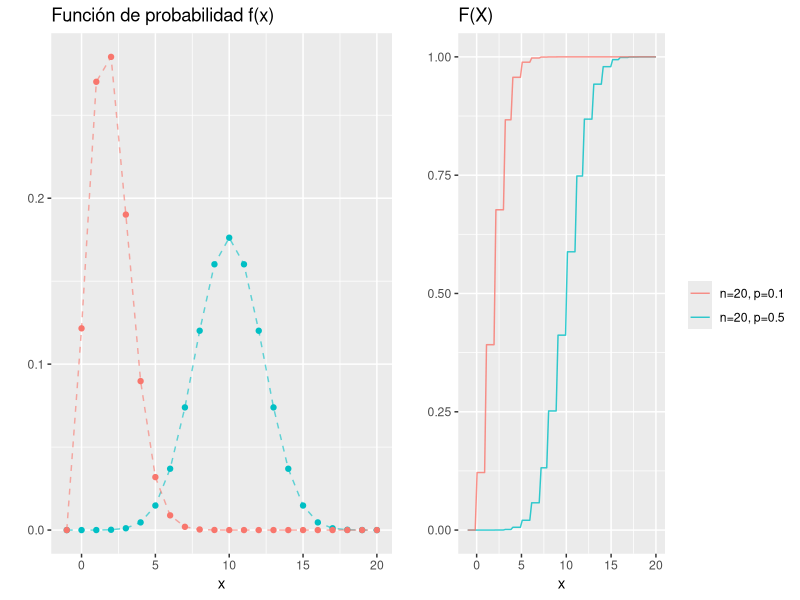
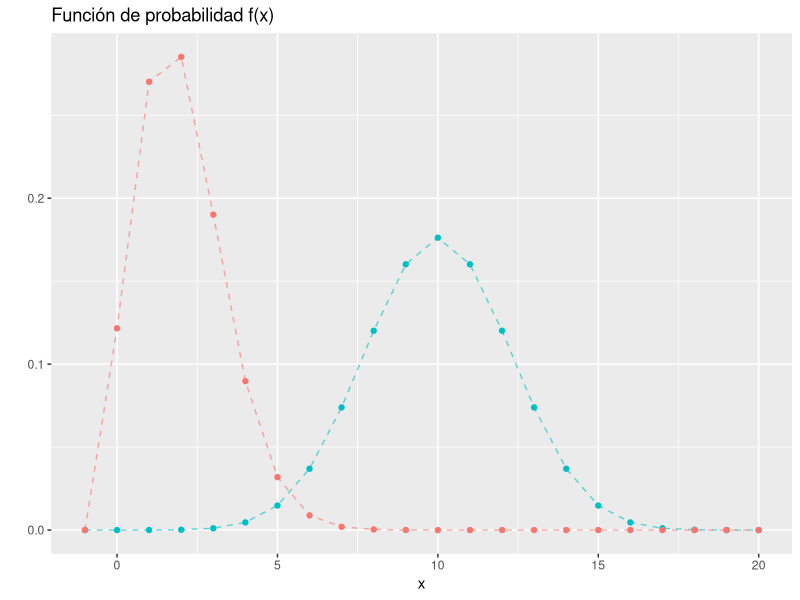
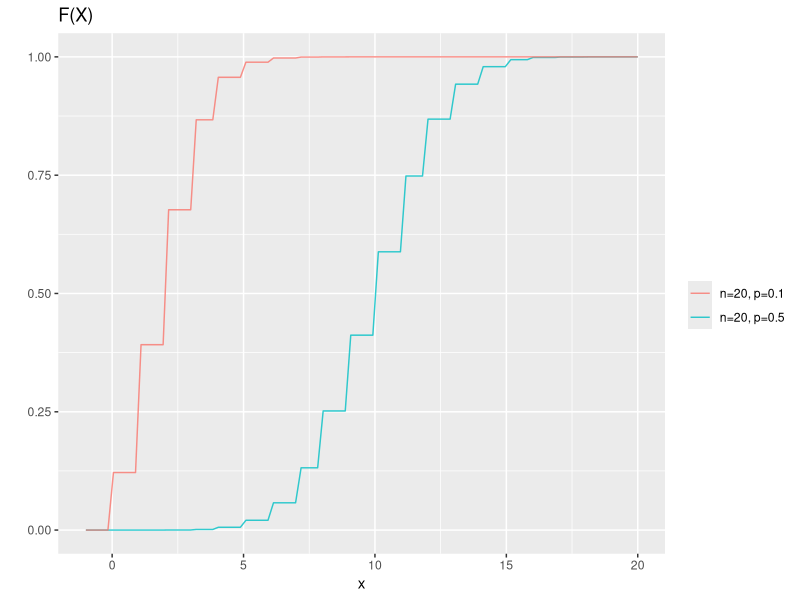

Recreate these plots in R, in order. (Note: this script raises an error after producing the figures.)
## ---- chunk 1

library(dplyr)
library(kableExtra)

mitabla <- data.frame(x=c(0,1), P=c("p","1-p"))
colnames(mitabla) <- c("x","f(x)")
kable(mitabla, "latex") %>% 
  kable_styling(full_width = F,latex_options = "HOLD_position")

## ---- chunk 2
library(gridExtra)
library(ggplot2)
densidades <- ggplot(data.frame(x = -1:20)) +
  geom_point(aes(x = x, y = dbinom(x, size = 20, prob = 0.5), color = "n=20;p=0.5"), 
      show.legend = FALSE) +
  geom_path(aes(x = x, y = dbinom(x, size = 20, prob = 0.5), color = "n=20;p=0.5"), 
      alpha = 0.6, linetype = "dashed", show.legend = FALSE) + 
  geom_point(aes(x = x, y = dbinom(x, size = 20, prob = 0.1), color = "n=20;p=0.1"), 
      show.legend = FALSE) +
  geom_path(aes(x = x, y = dbinom(x, size = 20, prob = 0.1), color = "n=20;p=0.1"), 
      alpha = 0.6, linetype = "dashed", show.legend = FALSE) + 
  labs(color = "", y  = "", title = "Función de probabilidad f(x)")
dists <- ggplot(data.frame(x = -1:20), aes(x)) + 
    stat_function(fun = pbinom, args = list(size = 20, prob = 0.5), 
        aes(colour = "n=20, p=0.5"), alpha = 0.8) +
    stat_function(fun = pbinom, args = list(size = 20, prob = 0.1), 
        aes(colour = "n=20, p=0.1"), alpha = 0.8) +
    labs(y = "", title = "F(X)", color = "")
grid.arrange(densidades, dists, ncol = 2, newpage = FALSE)
## ---- chunk 3
dbinom(1, 20, 0.1)
## ---- chunk 4
pbinom(1, 20, 0.1)
## ---- chunk 5
# Cálculo de probabilidades para x=1 a x=10
dbinom(1:10, 20, 0.1)

# Suma de probabilidades:
sum(dbinom(1:10, 20, 0.1))
## ---- chunk 6
# P(X>8) = 1-F(8)
1 - pbinom(8, 20, 0.1)
## ---- chunk 7
dbinom(5,10, 0.15)
## ---- chunk 8
pbinom(5,10, 0.15) 
## ---- chunk 9
# n*p
10*0.15
## ---- chunk 10
# n*p*(1-p)
10*0.15*(1-0.15)
## ---- chunk 11
knitr::include_graphics("img_MDis/exp_hipergeom.png")
## ---- chunk 12
library(gridExtra)
library(ggplot2)
densidades <- ggplot(data.frame(x = -1:15)) +
  geom_point(aes(x = x, y = dhyper(x,30, 30, 10), color = "M1=30, M2=30, n=10"), 
      show.legend = FALSE) +
  geom_path(aes(x = x, y = dhyper(x, 30, 30, 10), color = "M1=30, M2=30, n=10"), 
      alpha = 0.6, linetype = "dashed", show.legend = FALSE) + 
  geom_point(aes(x = x, y = dhyper(x, 20, 40, 10), color = "M1=20, M2=40, n=10"), 
      show.legend = FALSE) +
  geom_path(aes(x = x, y = dhyper(x, 20, 40, 10), color = "M1=20, M2=40, n=10"), 
      alpha = 0.6, linetype = "dashed", show.legend = FALSE) + 
  geom_point(aes(x = x, y = dhyper(x,40, 20, 10), color = "M1=10, M2=50, n=10"), 
      show.legend = FALSE) +
  geom_path(aes(x = x, y = dhyper(x, 40, 20, 10), color = "M1=10, M2=50, n=10"), 
      alpha = 0.6, linetype = "dashed", show.legend = FALSE) + 
  labs(color = "", y  = "", title = "Función de probabilidad f(x)")
dists <- ggplot(data.frame(x = -1:20), aes(x)) + 
    stat_function(fun = phyper, args = list(30, 30, 10), 
        aes(colour = "M1=30, M2=30, n=10"), alpha = 0.8) +
    stat_function(fun = phyper, args = list(20, 40, 10), 
        aes(colour = "M1=20, M2=40, n=10"), alpha = 0.8) +
  stat_function(fun = phyper, args = list(10, 50, 10), 
        aes(colour = "M1=10, M2=50, n=10"), alpha = 0.8) +
    labs(y = "", title = "F(X)", color = "")
grid.arrange(densidades, dists, ncol = 2, newpage = FALSE)
## ---- chunk 13
N = 50 # total
r = 10 # éxitos. (desaprobar)
n = 5 # tamaño de la muestra obtenida de m+n.

M1 = r # éxitos en total
M2 = N-r # Los fracasos en total.

M1+M2 # = N

# La probabilidad de que ninguno seá éxito (x=0):
dhyper(x=0, M1, M2, n)
## ---- chunk 14
dhyper(2, M1, M2, n)
## ---- chunk 15
phyper(2, M1, M2, n)
## ---- chunk 16
sum(dhyper(1:5, M1, M2, n))
## ---- chunk 17
1 - phyper(2, M1, M2, n)
## ---- chunk 18
densidades <- ggplot(data.frame(x = -1:20)) +
  geom_point(aes(x = x, y = dpois(x, lambda = 4), color = "lambda=4"), show.legend = FALSE) +
  geom_path(aes(x = x, y = dpois(x, lambda = 4), color = "lambda=4"), 
      alpha = 0.6, linetype = "dashed", show.legend = FALSE) + 
  geom_point(aes(x = x, y = dpois(x, lambda = 10), color = "lambda=10"), show.legend = FALSE) +
  geom_path(aes(x = x, y = dpois(x, lambda = 10), color = "lambda=10"), 
      alpha = 0.6, linetype = "dashed", show.legend = FALSE) +
  labs(color = "", y = "", title = "Función de probabilidad f(x)")
dists <- ggplot(data.frame(x = -1:20), aes(x)) + 
    stat_function(fun = ppois, args = list(lambda = 4), 
        aes(colour = "lambda=4"), alpha = 0.8) +
    stat_function(fun = ppois, args = list(lambda = 10), 
        aes(colour = "lambda=10"), alpha = 0.8) +
    labs(y = "", title = "F(X)", color = "")
grid.arrange(densidades, dists, ncol = 2, newpage = FALSE)
## ---- chunk 19
dpois(5,lambda=2)
## ---- chunk 20
ppois(5,lambda=2)
## ---- chunk 21
dpois(0,lambda=2)
## ---- chunk 22
dpois(1,lambda=2)
